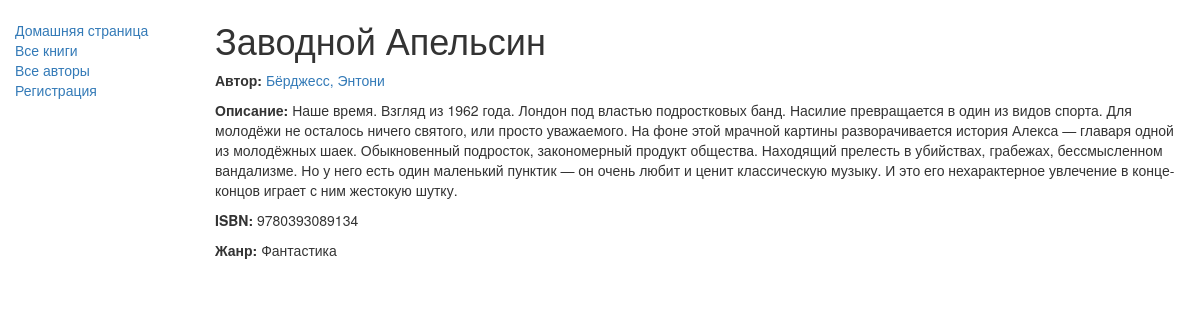
/testApp/book/1, run on the app's committed database.
### testApp/models.py (models this page shows, shortened)
class Book(models.Model):
        title = models.CharField(max_length=200)
        author = models.ForeignKey('Author', on_delete=models.SET_NULL, null=True)
        summary = models.TextField(max_length=1000, help_text="Enter a brief description of the book")
        isbn = models.CharField('ISBN', max_length=13,
                                help_text='13 Character <a href="https://www.isbn-international.org/content/what-isbn">ISBN number</a>')
        genre = models.ManyToManyField(Genre, help_text="Select a genre for this book")

class Author(models.Model):
                first_name = models.CharField(max_length=100)
                last_name = models.CharField(max_length=100)
                date_of_birth = models.DateField(null=True, blank=True)
                date_of_death = models.DateField('Died', null=True, blank=True)
                def __str__(self):
                    return '%s, %s' % (self.last_name, self.first_name)

class Genre (models.Model):
    name = models.CharField(max_length=200, help_text="Enter a book genre (e.g. Science Fiction, French Poetry etc.)")
    def __str__(self):
        return self.name

### testApp/views.py (the view)
# urls.py: url(r'^book/(?P<pk>\d+)$', views.BookDetailView.as_view(), name='book-detail'),
class BookDetailView(generic.DetailView):
    model = Book

### templates/testApp/book_detail.html (shortened to what this page needs)
{% extends "base_generic.html" %}
{% block content %}
  <h1>{{ book.title }}</h1>
  <p><strong>Автор:</strong> <a href="">{{ book.author }}</a></p>
  <p><strong>Описание:</strong> {{ book.summary }}</p>
  <p><strong>ISBN:</strong> {{ book.isbn }}</p>
  <p><strong>Жанр:</strong> {% for genre in book.genre.all %} {{ genre }}{% if not forloop.last %}, {% endif %}{% endfor %}</p>
{% endblock %}

### data on the page
Book: title "Заводной Апельсин", author "Бёрджесс, Энтони", summary "Наше время. Взгляд из 1962 года. Лондон под властью подростковых банд. Насилие превращается в один из видов спорта. Для молодёжи не осталось ничего святого, или просто уважаемого. На фоне этой мрачной картины разворачивается история Алекса — главаря одной из молодёжных шаек. Обыкновенный подросток, закономерный продукт общества. Находящий прелесть в убийствах, грабежах, бессмысленном вандализме. Но у него есть один маленький пунктик — он очень любит и ценит классическую музыку. И это его нехарактерное увлечение в конце-концов играет с ним жестокую шутку.", isbn "9780393089134"
Genre: name "Фантастика"
